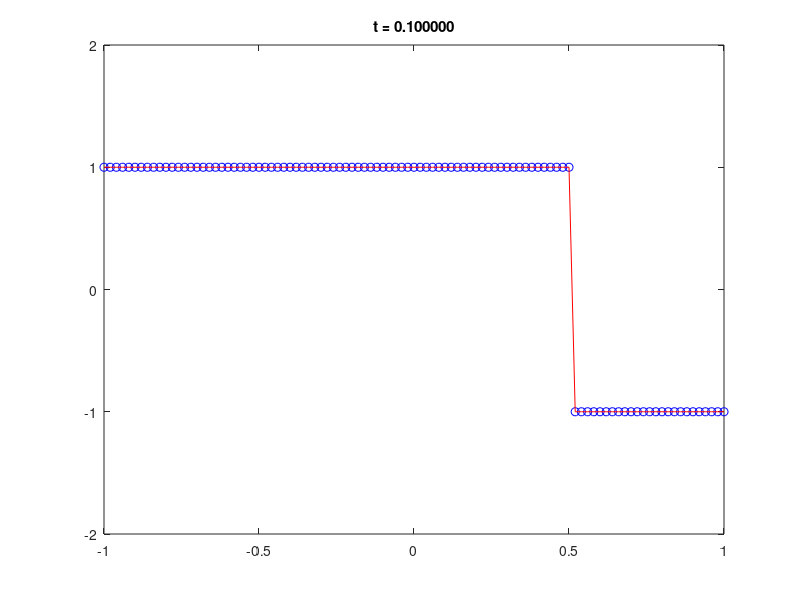
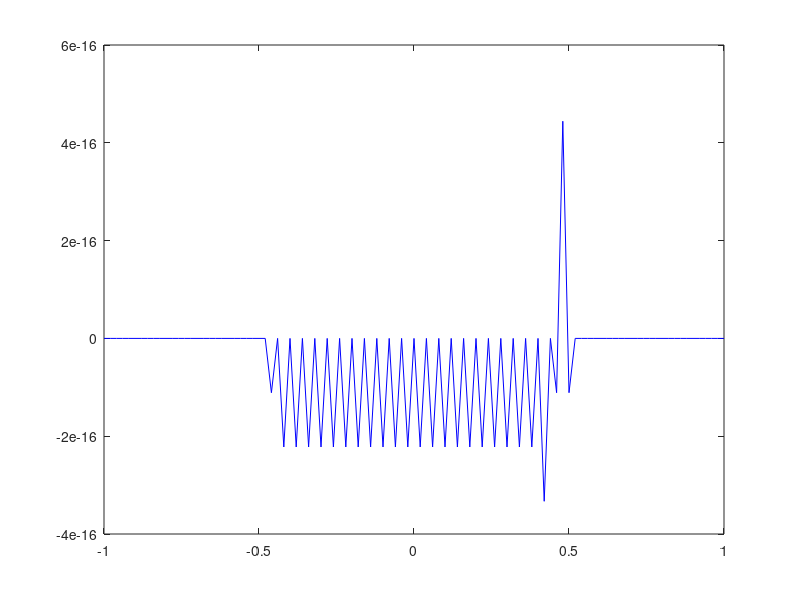

The MATLAB source for these figures, in order:
%%%%%%%%%%%%%%%%%%%%%%%%%%%%%%%%%%%%%%%%%%%%%%%%%%%%%%%%%%%%%%%%%%%%%%%%%%%%%
%
% This MATLAB script computes the solution of the 1d advection equation
%
%    u_t + a u_x = 0
%
% on the domain -\infty < x < \infty with initial conditions
% 
%    u(x) = 1 for x < 0 and u(x) = -1 for x > 0
%
% the Lax-Wendroff scheme with an optimal time step of dt = dx/a.  For 
% computational purposes, the domain is truncated to -1 < x < 1 and the 
% boundary conditions are taken to be u(-1) = 1 and u(1) = -1. 
% 
% Kevin T. Chu
% 2007 September
% 
%%%%%%%%%%%%%%%%%%%%%%%%%%%%%%%%%%%%%%%%%%%%%%%%%%%%%%%%%%%%%%%%%%%%%%%%%%%%%

clear 
format long
format compact

% PDE parameters
a = 5;

% time integration parameters
t_init  = 0.0;
t_final = 0.1;

% number of grid cells to use in computation 
% NOTE: number of grid points is N = (N_cell+1)
N_cell = 100;

% construct grid
N = N_cell+1;
dx = 2/N_cell;
x = -1:dx:1;  x = x';   

% set dt
dt = dx/a;

% construct central first-derivative operator (with boundary conditions)
G = (diag(ones(N-1,1),1) - diag(ones(N-1,1),-1))/2/dx;
G(1,2) = 0;    % no need to compute gradient at boundary 
G(N,N-1) = 0;  % no need to compute gradient at boundary 

% construct Laplacian operator (with boundary conditions) 
L = (diag(ones(N-1,1),1) - 2*diag(ones(N,1),0) + diag(ones(N-1,1),-1))/dx/dx;
L(1,1) = 0; L(1,2) = 0;   % no need to compute Laplacian at boundary 
L(N,N-1) = 0; L(N,N) = 0; % no need to compute Laplacian at boundary 

% set initial data
u_init = zeros(size(x));
idx = find(x <= 0);
u_init(idx) = 1;
idx = find(x > 0);
u_init(idx) = -1;


% Lax-Wendroff (optimal time step)
t = t_init;
u = u_init;
while (t < t_final)

  % compute exact solution
  u_exact = zeros(size(x));
  idx = find(x <= a*t);
  u_exact(idx) = 1;
  idx = find(x > a*t);
  u_exact(idx) = -1;

  % plot solution
  figure(1); clf;
  plot(x,u,'bo');
  hold on;
  plot(x,u_exact,'r');
  axis([-1 1 -2 2]);
  title_string = sprintf('t = %f',t);
  title(title_string);
  drawnow

  % impose boundary conditions
  u(1) = 1;
  u(N) = -1;

  % update solution
  u = u - a*dt*(G*u) + a*a*dt^2/2*(L*u); 

  % update time
  t = t + dt;

end

% compute exact solution
u_exact = zeros(size(x));
idx = find(x <= a*t);
u_exact(idx) = 1;
idx = find(x > a*t);
u_exact(idx) = -1;

% plot final result
figure(1); clf;
plot(x,u,'bo');
hold on;
plot(x,u_exact,'r');
axis([-1 1 -2 2]);
title_string = sprintf('t = %f',t);
title(title_string);

% compute error
err = u-u_exact;
err_L1_lax_wendroff = sum(abs(err))*dx
err_L_inf_lax_wendroff = max((err))

% plot error
figure(2); clf;
plot(x,err,'b-');  

